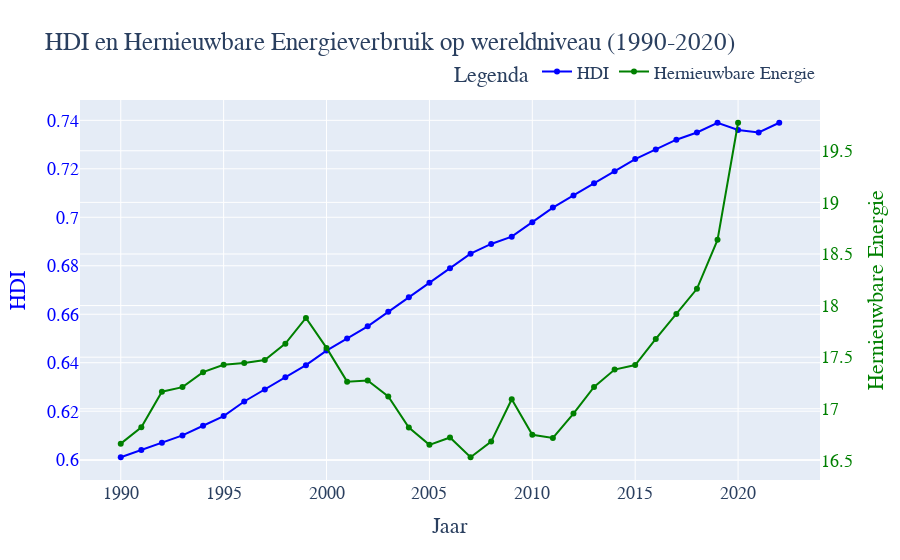

Notebook code for this chart:
### Markdown cell above
## Argument 2: Toename van HDI zorgt voor een toename aan verduurzaming

We zien dat in de afgelopen jaren de wereldwijde HDI lineair is gestegen, terwijl het aantal hernieuwbare energieen vanaf 2010 exponentieel is toegenomen. 
Deze exponentiele toename aan hernieuwbare energieen laat zien dat we sinds kort het belang van het klimaat inzien en als gevolg ons meer bezig houden met het verduurzamen van energiebronnen.

### Code cell
%run hdi_renewables.ipynb

### Figure 1 — Plotly figure (JSON) as saved in the notebook; plotly's stock layout.template omitted (floating-point values rounded to 4 significant figures)
{"data": [{"line": {"color": "blue"}, "mode": "markers+lines", "name": "HDI", "type": "scatter", "x": [1990, 1991, 1992, 1993, 1994, 1995, 1996, 1997, 1998, 1999, 2000, 2001, 2002, 2003, 2004, 2005, 2006, 2007, 2008, 2009, 2010, 2011, 2012, 2013, 2014, 2015, 2016, 2017, 2018, 2019, 2020, 2021, 2022], "y": [0.601, 0.604, 0.607, 0.61, 0.614, 0.618, 0.624, 0.629, 0.634, 0.639, 0.645, 0.65, 0.655, 0.661, 0.667, 0.673, 0.679, 0.685, 0.689, 0.692, 0.698, 0.704, 0.709, 0.714, 0.719, 0.724, 0.728, 0.732, 0.735, 0.739, 0.736, 0.735, 0.739]}, {"line": {"color": "green"}, "mode": "markers+lines", "name": "Hernieuwbare Energie", "type": "scatter", "x": [1990, 1991, 1992, 1993, 1994, 1995, 1996, 1997, 1998, 1999, 2000, 2001, 2002, 2003, 2004, 2005, 2006, 2007, 2008, 2009, 2010, 2011, 2012, 2013, 2014, 2015, 2016, 2017, 2018, 2019, 2020, 2021, 2022], "y": [16.66, 16.82, 17.17, 17.21, 17.35, 17.43, 17.44, 17.47, 17.63, 17.88, 17.59, 17.26, 17.27, 17.12, 16.82, 16.65, 16.72, 16.53, 16.68, 17.09, 16.75, 16.72, 16.95, 17.21, 17.38, 17.42, 17.68, 17.92, 18.16, 18.64, 19.77, null, null], "yaxis": "y2"}], "layout": {"autosize": true, "font": {"family": "Arial", "size": 18}, "legend": {"orientation": "h", "title": {"text": "Legenda"}, "x": 1, "xanchor": "right", "y": 1.02, "yanchor": "bottom"}, "title": {"text": "HDI en Hernieuwbare Energieverbruik op wereldniveau (1990-2020)"}, "xaxis": {"autorange": true, "range": [1988.0, 2024.0], "title": {"text": "Jaar"}, "type": "linear"}, "yaxis": {"autorange": true, "range": [0.5896, 0.7504], "tickfont": {"color": "blue"}, "title": {"font": {"color": "blue"}, "text": "HDI"}, "type": "linear"}, "yaxis2": {"autorange": true, "overlaying": "y", "range": [16.26, 20.04], "side": "right", "tickfont": {"color": "green"}, "title": {"font": {"color": "green"}, "text": "Hernieuwbare Energie"}, "type": "linear"}}}
